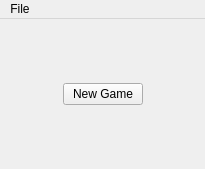
<?xml version="1.0" encoding="UTF-8"?>
<ui version="4.0">
 <class>MainWindow</class>
 <widget class="QMainWindow" name="MainWindow">
  <property name="geometry">
   <rect>
    <x>0</x>
    <y>0</y>
    <width>205</width>
    <height>169</height>
   </rect>
  </property>
  <property name="windowTitle">
   <string>MainWindow</string>
  </property>
  <widget class="QWidget" name="centralwidget">
   <layout class="QVBoxLayout" name="verticalLayout_2">
    <item>
     <widget class="QWidget" name="Main" native="true">
      <layout class="QVBoxLayout" name="verticalLayout">
       <item>
        <spacer name="verticalSpacerTop">
         <property name="orientation">
          <enum>Qt::Vertical</enum>
         </property>
         <property name="sizeHint" stdset="0">
          <size>
           <width>20</width>
           <height>32</height>
          </size>
         </property>
        </spacer>
       </item>
       <item>
        <layout class="QHBoxLayout" name="horizontalLayout">
         <item>
          <spacer name="horizontalSpacerLeft">
           <property name="orientation">
            <enum>Qt::Horizontal</enum>
           </property>
           <property name="sizeHint" stdset="0">
            <size>
             <width>40</width>
             <height>20</height>
            </size>
           </property>
          </spacer>
         </item>
         <item>
          <widget class="QPushButton" name="pushButtonNewGame">
           <property name="text">
            <string>New Game</string>
           </property>
          </widget>
         </item>
         <item>
          <spacer name="horizontalSpacerRight">
           <property name="orientation">
            <enum>Qt::Horizontal</enum>
           </property>
           <property name="sizeHint" stdset="0">
            <size>
             <width>40</width>
             <height>20</height>
            </size>
           </property>
          </spacer>
         </item>
        </layout>
       </item>
       <item>
        <spacer name="verticalSpacerBottom">
         <property name="orientation">
          <enum>Qt::Vertical</enum>
         </property>
         <property name="sizeHint" stdset="0">
          <size>
           <width>20</width>
           <height>40</height>
          </size>
         </property>
        </spacer>
       </item>
      </layout>
     </widget>
    </item>
   </layout>
  </widget>
  <widget class="QMenuBar" name="menubar">
   <property name="geometry">
    <rect>
     <x>0</x>
     <y>0</y>
     <width>205</width>
     <height>21</height>
    </rect>
   </property>
   <widget class="QMenu" name="menuFile">
    <property name="title">
     <string>File</string>
    </property>
    <addaction name="actionNewGame"/>
    <addaction name="actionExit"/>
   </widget>
   <addaction name="menuFile"/>
  </widget>
  <action name="actionNewGame">
   <property name="text">
    <string>New Game</string>
   </property>
  </action>
  <action name="actionExit">
   <property name="text">
    <string>Exit</string>
   </property>
  </action>
 </widget>
 <resources/>
 <connections/>
</ui>
